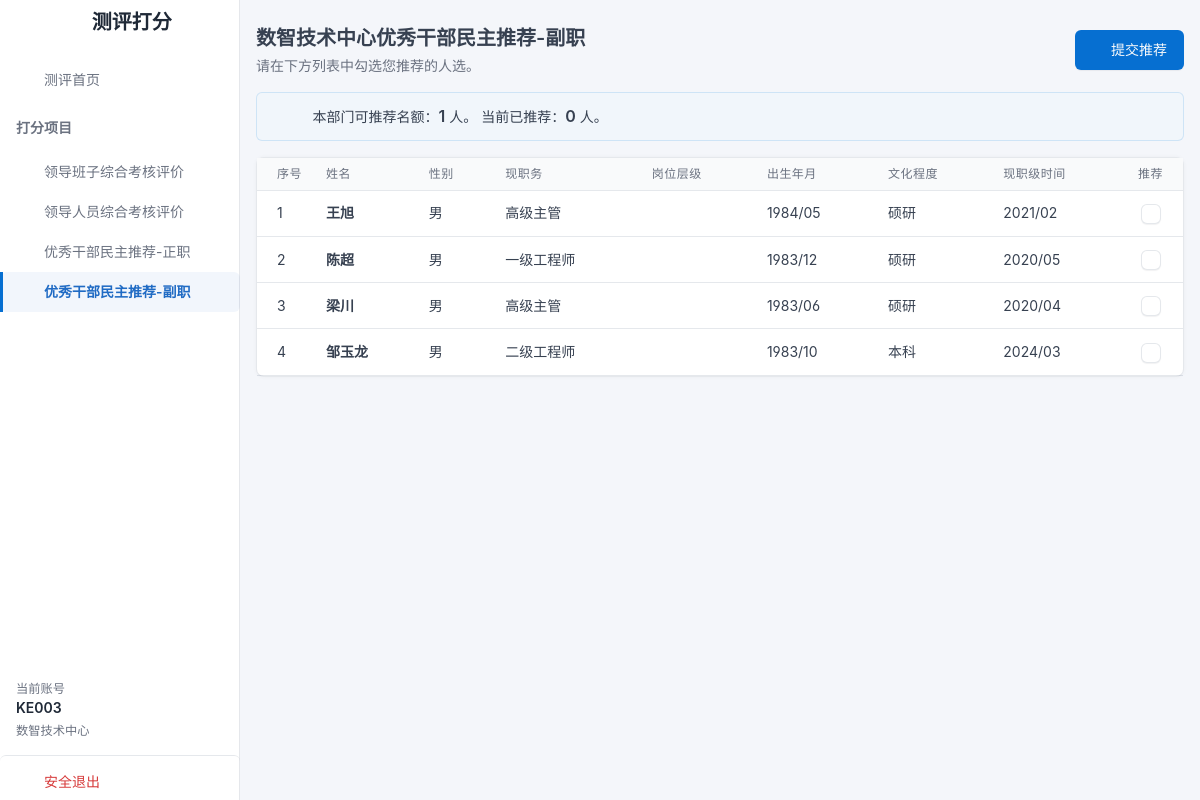
Page /assessment/recommend-deputy (signed in) on the committed database.
### tables this page shows
CREATE TABLE evaluation_accounts (
            id INTEGER PRIMARY KEY AUTOINCREMENT,
            dept_name TEXT NOT NULL,    -- 部门名称
            dept_code TEXT NOT NULL,    -- 部门代码
            account_type TEXT,          -- 账号类型 (院领导/正职/副职/中心基层/其他)
            username TEXT NOT NULL UNIQUE, -- 账号 (A0L001)
            password TEXT NOT NULL,     -- 密码 (明文显示)
            status TEXT DEFAULT '是',   -- 账号状态 ("是"=未提交, "否"=已提交)
            
            updated_at DATETIME DEFAULT CURRENT_TIMESTAMP
        );

CREATE TABLE recommend_deputy (
            id INTEGER PRIMARY KEY AUTOINCREMENT,
            sort_no INTEGER,            -- 排序号
            name TEXT NOT NULL,         -- 姓名
            gender TEXT,                -- 性别
            birth_date TEXT,            -- 出生年月
            dept_name TEXT NOT NULL,    -- 部门名称
            dept_code TEXT NOT NULL,    -- 部门代码
            rank_level TEXT,            -- 岗位层级
            education TEXT,             -- 文化程度
            rank_time TEXT,             -- 现职级时间
            current_position TEXT,      -- 现职务
            
            updated_at DATETIME DEFAULT CURRENT_TIMESTAMP
        );

### app.py (the view)
@app.route('/assessment/recommend-deputy')
def assessment_recommend_deputy():
    if session.get('assessor_role') != 'assessor':
        return redirect(url_for('index'))
    rater_account = session.get('assessor_username')
    db = get_db()
    user_row = db.execute('''
        SELECT a.username, a.dept_code, d.dept_name, d.count_recommend_deputy
        FROM evaluation_accounts a
        LEFT JOIN department_config d ON a.dept_code = d.dept_code
        WHERE a.username=?
    ''', (rater_account,)).fetchone()
    if not user_row: return "无效账号", 403
    limit_count = user_row['count_recommend_deputy'] or 0
    dept_name = user_row['dept_name']
    if limit_count < 1:
        return render_template('assessment_error.html', msg="贵部门无此项推荐名额")
    dept_code = user_row['dept_code']
    candidates = db.execute('SELECT * FROM recommend_deputy WHERE dept_code=? ORDER BY sort_no ASC', (dept_code,)).fetchall()
    recs = db.execute('SELECT examinee_id FROM recommendation_scores_deputy WHERE rater_account=?',
                      (rater_account,)).fetchall()
    selected_ids = [r['examinee_id'] for r in recs]
    page_title = f"{dept_name}优秀干部民主推荐-副职"
    return render_template('assessment_recommend_deputy.html',
                           page_title=page_title,
                           limit_count=limit_count,
                           candidates=candidates,
                           selected_ids=selected_ids)

### app.py (called while the page is built, shortened)
def get_db():
    db = getattr(g, '_database', None)
    if db is None:
        db = g._database = sqlite3.connect(DATABASE)
        db.execute('PRAGMA journal_mode=WAL;')
        db.row_factory = sqlite3.Row
    return db

@app.teardown_appcontext
def close_connection(exception):
    db = getattr(g, '_database', None)
    if db is not None:
        db.close()

def get_democratic_nav(user_row):
    if not user_row: return []
    db = get_db()
    rater_account = user_row['username']
    rater_dept_code = user_row['dept_code']
    user_info = {
        'account_type': user_row['account_type'],
        'dept_type': user_row['dept_type'],
        'dept_name': user_row['dept_name'],
        'dept_code': user_row['dept_code']
    }
    raw_roles = get_user_rater_roles(user_info, user_info)
    if not raw_roles: return []

### templates/assessment_recommend_deputy.html (shortened to what this page needs)
{% extends "base_assessment.html" %}
{% block content %}
<div class="container-xl">
    <div class="row g-2 align-items-center mb-3">
        <div class="col">
            <h2 class="page-title">{{ page_title }}</h2>
            <div class="text-muted mt-1">
                请在下方列表中勾选您推荐的人选。
            </div>
        </div>
        <div class="col-auto ms-auto">
            <button class="btn btn-primary" id="submitBtn" onclick="submitData()">
                <i class="ti ti-send me-2"></i>提交推荐
            </button>
        </div>
    </div>
    <div class="alert alert-info d-flex align-items-center mb-3" role="alert" id="status-alert">
        <i class="ti ti-info-circle fs-2 me-2"></i>
        <div>
            本部门可推荐名额：<strong class="fs-3">{{ limit_count }}</strong> 人。
            当前已推荐：<strong class="fs-3" id="selected-count">0</strong> 人。
        </div>
    </div>
    <div class="card">
        <div class="table-responsive">
            <table class="table table-vcenter table-hover card-table">
                <thead>
                    <tr>
                        <th class="w-1">序号</th>
                        <th>姓名</th>
                        <th>性别</th>
                        <th>现职务</th>
                        <th>岗位层级</th>
                        <th>出生年月</th>
                        <th>文化程度</th>
                        <th>现职级时间</th>
                        <th class="text-center w-1">
                            推荐
                        </th>
                    </tr>
                </thead>
                <tbody>
                    {% for c in candidates %}
                    <tr onclick="toggleRow('{{ c.id }}')">
                        <td>{{ c.sort_no }}</td>
                        <td class="fw-bold">{{ c.name }}</td>
                        <td>{{ c.gender }}</td>
                        <td>{{ c.current_position }}</td>
                        <td>{{ c.rank_level }}</td>
                        <td>{{ c.birth_date }}</td>
                        <td>{{ c.education }}</td>
                        <td>{{ c.rank_time }}</td>
                        <td class="text-center">
                            <input type="checkbox" class="form-check-input m-0 align-middle radio-check"
                                id="check-{{ c.id }}" data-id="{{ c.id }}" data-name="{{ c.name }}"  onchange="updateCount(event)">
                        </td>
                    </tr>
                    {% endfor %}
                </tbody>
            </table>
        </div>
    </div>
</div>
{% endblock %}

### templates/base_assessment.html (shortened to what this page needs)
<!doctype html>
<html lang="zh-CN">
<head>
    <link rel="stylesheet" href="{{ url_for('static', filename='css/tabler.min.css') }}">
    <link rel="stylesheet" href="{{ url_for('static', filename='css/tabler-icons.min.css') }}">
</head>
<body class="layout-fluid">
    <div class="page">
        <aside class="navbar navbar-vertical navbar-expand-lg navbar-light">
            <div class="container-fluid">
                <h1 class="navbar-brand navbar-brand-autodark">
                    <a href="/assessment/home"
                        class="text-decoration-none text-primary d-flex align-items-center gap-2">
                        <i class="ti ti-checklist fs-2"></i><span class="text-dark">测评打分</span>
                    </a>
                </h1>
                <div class="collapse navbar-collapse" id="sidebar-menu">
                    <ul class="navbar-nav pt-lg-3">
                        <li class="nav-item {% if request.endpoint == 'assessment_home' %}active{% endif %}">
                            <a class="nav-link" href="{{ url_for('assessment_home') }}"><span
                                    class="nav-link-icon d-md-none d-lg-inline-block"><i
                                        class="ti ti-home"></i></span><span class="nav-link-title">测评首页</span></a>
                        </li>
                        <li class="nav-item">
                            <div class="nav-link disabled text-muted text-uppercase fw-bold mt-2 mb-1">
                                打分项目
                            </div>
                        </li>
                        {% if session.get('assessor_dept_type') != '院领导' %}
                        <li class="nav-item {% if request.endpoint == 'assessment_team' %}active{% endif %}">
                            <a class="nav-link" href="{{ url_for('assessment_team') }}">
                                <span class="nav-link-icon d-md-none d-lg-inline-block"><i
                                        class="ti ti-users"></i></span>
                                <span class="nav-link-title">领导班子综合考核评价</span>
                            </a>
                        </li>
                        <li class="nav-item {% if request.endpoint == 'assessment_personnel' %}active{% endif %}">
                            <a class="nav-link" href="{{ url_for('assessment_personnel') }}">
                                <span class="nav-link-icon d-md-none d-lg-inline-block"><i
                                        class="ti ti-user-star"></i></span>
                                <span class="nav-link-title">领导人员综合考核评价</span>
                            </a>
                        </li>
                        {% endif %}
                        {% if recommend_principal_enabled %}
                        <li
                            class="nav-item {% if request.endpoint == 'assessment_recommend_principal' %}active{% endif %}">
                            <a class="nav-link" href="{{ url_for('assessment_recommend_principal') }}">
                                <span class="nav-link-icon d-md-none d-lg-inline-block"><i
                                        class="ti ti-thumb-up"></i></span>
                                <span class="nav-link-title">优秀干部民主推荐-正职</span>
                            </a>
                        </li>
                        {% endif %}
                        {% if recommend_deputy_enabled %}
                        <li
                            class="nav-item {% if request.endpoint == 'assessment_recommend_deputy' %}active{% endif %}">
                            <a class="nav-link" href="{{ url_for('assessment_recommend_deputy') }}">
                                <span class="nav-link-icon d-md-none d-lg-inline-block"><i
                                        class="ti ti-thumb-up"></i></span>
                                <span class="nav-link-title">优秀干部民主推荐-副职</span>
                            </a>
                        </li>
                        {% endif %}
                        <li class="nav-item mt-auto">
                            <div class="nav-link d-flex flex-column align-items-start py-3">
                                <div class="text-muted small">当前账号</div>
                                <div class="fw-bold text-dark">{{ session.get('assessor_username', 'Unknown') }}</div>
                                <div class="text-muted small mt-1">{{ session.get('assessor_dept_name', '') }}</div>
                            </div>
                            <a class="nav-link text-danger border-top pt-3"
                                href="{{ url_for('logout', type='assessment') }}">
                                <span class="nav-link-icon d-md-none d-lg-inline-block"><i
                                        class="ti ti-logout"></i></span>
                                <span class="nav-link-title">安全退出</span>
                            </a>
                        </li>
                    </ul>
                </div>
            </div>
        </aside>
        <div class="page-wrapper">
            <div class="page-body">
                {% block content %}{% endblock %}
            </div>
        </div>
    </div>
</body>
</html>

### templates/base_assessment.html (style rules this page uses)
:root { --tblr-font-sans-serif: 'Inter', -apple-system, BlinkMacSystemFont, sans-serif; }
body { font-feature-settings: "cv03", "cv04", "cv11"; background-color: #f4f6fa; }
.navbar-vertical .nav-item.active .nav-link { background-color: rgba(32, 107, 196, 0.06); color: #206bc4; font-weight: 600; }

### rows in the picture
evaluation_accounts: get "KE003"
recommend_deputy: sort_no "1", name "王旭", gender "男", current_position "高级主管", birth_date "1984/05", education "硕研", rank_time "2021/02"
recommend_deputy: sort_no "2", name "陈超", gender "男", current_position "一级工程师", birth_date "1983/12", education "硕研", rank_time "2020/05"
recommend_deputy: sort_no "3", name "梁川", gender "男", current_position "高级主管", birth_date "1983/06", education "硕研", rank_time "2020/04"
recommend_deputy: sort_no "4", name "邹玉龙", gender "男", current_position "二级工程师", birth_date "1983/10", education "本科", rank_time "2024/03"

### other values in the picture
{{ session.get('assessor_dept_name', '') }} "数智技术中心"
{{ page_title }} "数智技术中心优秀干部民主推荐-副职"
{{ limit_count }} "1"
